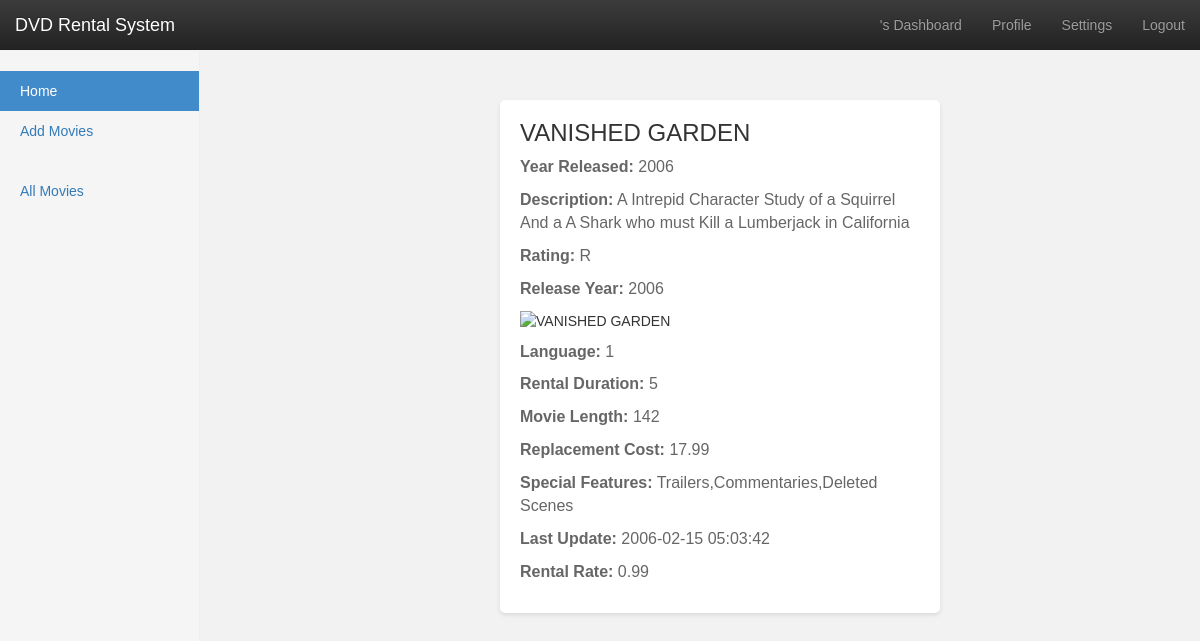
The app's page /movie_description.php?id=935 with its own data.
### tables this page shows
CREATE TABLE `film` (
  `film_id` smallint(5) UNSIGNED NOT NULL,
  `title` varchar(128) NOT NULL,
  `description` text DEFAULT NULL,
  `release_year` year(4) DEFAULT NULL,
  `language_id` tinyint(3) UNSIGNED NOT NULL,
  `original_language_id` tinyint(3) UNSIGNED DEFAULT NULL,
  `rental_duration` tinyint(3) UNSIGNED NOT NULL DEFAULT 3,
  `rental_rate` decimal(4,2) NOT NULL DEFAULT 4.99,
  `length` smallint(5) UNSIGNED DEFAULT NULL,
  `replacement_cost` decimal(5,2) NOT NULL DEFAULT 19.99,
  `rating` enum('G','PG','PG-13','R','NC-17') DEFAULT 'G',
  `special_features` set('Trailers','Commentaries','Deleted Scenes','Behind the Scenes') DEFAULT NULL,
  `last_update` timestamp NOT NULL DEFAULT current_timestamp() ON UPDATE current_timestamp()
);

### movie_description.php (the view, shortened to what this page needs)
<?php
include('sys/db_conn.php');
include('nav.php');
?>
<!DOCTYPE html>
<html>
<head>
</head>
<body>
<?php
if (isset($_GET['id'])) {
    $movie_id = $_GET['id'];
    $query = "SELECT * FROM film WHERE film_id = ?";
    $stmt = $connection->prepare($query);
    $stmt->bind_param("i", $movie_id);
    $stmt->execute();
    $result = $stmt->get_result();
    if ($result->num_rows > 0) {
        $row = $result->fetch_assoc();
        echo "<div class='movie-details'>";
        echo "<h1>" . $row['title'] . "</h1>";
        echo "<p><strong>Year Released:</strong> " . $row['release_year'] . "</p>";
        echo "<p><strong>Description:</strong> " . $row['description'] . "</p>";
        echo "<p><strong>Rating:</strong> " . $row['rating'] . "</p>";
        echo "<p><strong>Release Year:</strong> " . $row['release_year'] . "</p>";
        echo "<img src='" . $row['language_id'] . "' alt='" . $row['title'] . "'>";
        echo "<p><strong>Language:</strong> " . $row['language_id'] . "</p>";
        echo "<p><strong>Rental Duration:</strong> " . $row['rental_duration'] . "</p>";
        echo "<p><strong>Movie Length:</strong> " . $row['length'] . "</p>";
        echo "<p><strong>Replacement Cost:</strong> " . $row['replacement_cost'] . "</p>";
        echo "<p><strong>Special Features:</strong> " . $row['special_features'] . "</p>";
        echo "<p><strong> Last Update:</strong> " . $row['last_update'] . "</p>";
        echo "<p><strong>Rental Rate:</strong> " . $row['rental_rate'] . "</p>";
        echo "</div>";
    } else {
        echo "<p>Movie not found.</p>";
    }
} else {
    echo "<p>Invalid movie ID.</p>";
}
?>
</body>
</html>

### style/dashboard.css (style rules this page uses)
body { padding-top: 50px; }

### movie_description.php (style rules this page uses)
body { font-family: Arial, sans-serif; background-color: #f2f2f2; margin: 0; padding: 20px; max-width: 80%; overflow-x: hidden; }
@media (min-width: 768px) { body { padding-left: 500px; padding-top: 100px; } }
h1 { color: #333; font-size: 24px; margin-bottom: 10px; }
p { color: #666; font-size: 16px; margin-bottom: 5px; }
img { max-width: 300px; height: auto; margin-bottom: 10px; }
.movie-details { background-color: #fff; padding: 20px; border-radius: 5px; box-shadow: 0 2px 4px rgba(0, 0, 0, 0.1); }
.movie-details h1 { margin-top: 0; }
.movie-details p { margin-bottom: 10px; }

### records on screen
film: title "VANISHED GARDEN", release_year "2006", description "A Intrepid Character Study of a Squirrel And a A Shark who must Kill a Lumberjack in California", rating "R", language "1", rental_duration "5", length "142", replacement_cost "17.99", special_features "Trailers,Commentaries,Deleted Scenes", last_update "2006-02-15 05:03:42", rental_rate "0.99"
